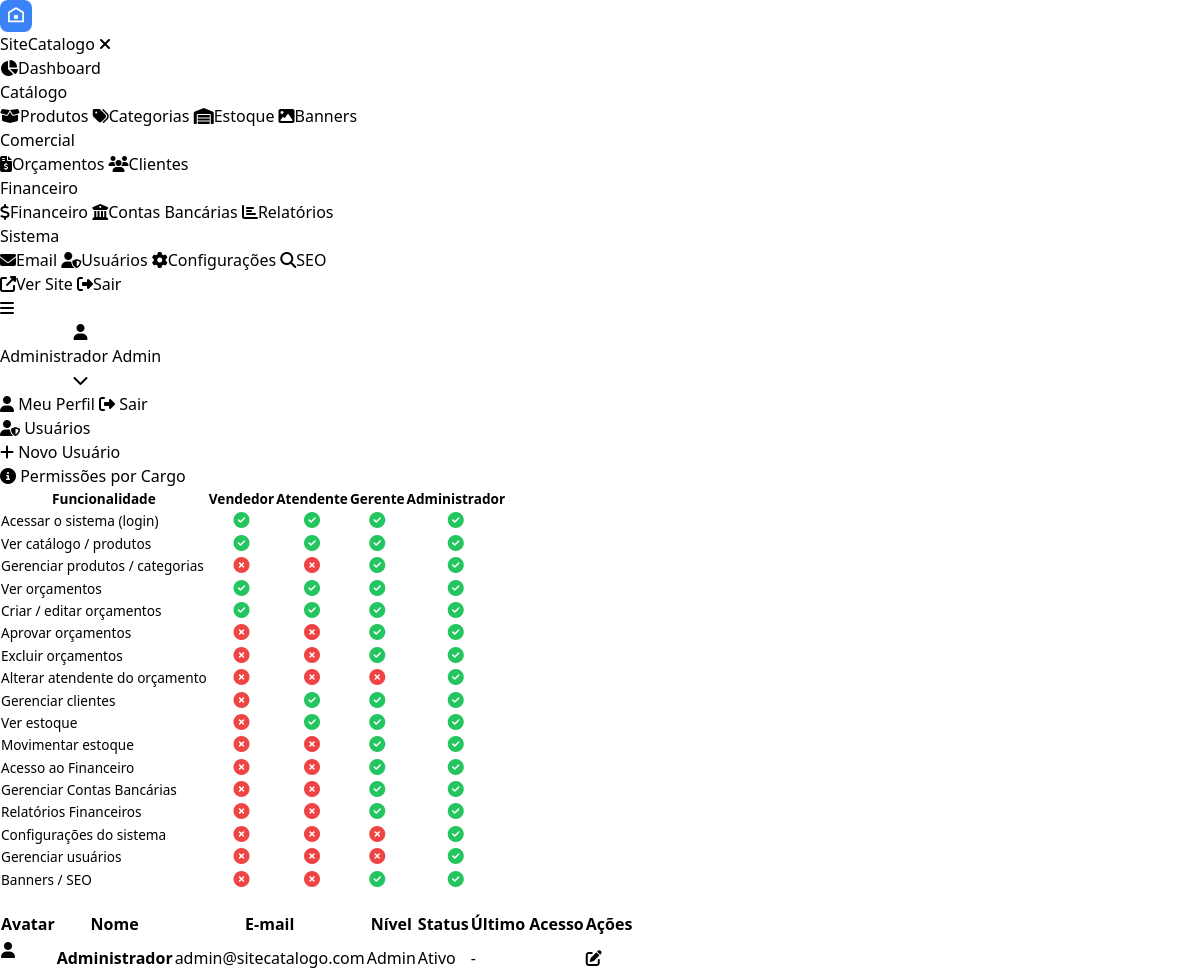
The page /admin/usuarios.php (signed in) on the database its author committed.
### tables this page shows
CREATE TABLE `sc_usuarios` (
  `id` int(11) unsigned NOT NULL AUTO_INCREMENT,
  `nome` varchar(255) NOT NULL,
  `email` varchar(255) NOT NULL,
  `senha` varchar(255) NOT NULL,
  `avatar` varchar(255) DEFAULT NULL,
  `role` enum('admin','gerente','vendedor','atendente') DEFAULT 'vendedor',
  `status` enum('ativo','inativo','bloqueado') DEFAULT 'ativo',
  `ultimo_acesso` datetime DEFAULT NULL,
  `created_at` timestamp DEFAULT CURRENT_TIMESTAMP,
  `updated_at` timestamp DEFAULT CURRENT_TIMESTAMP ON UPDATE CURRENT_TIMESTAMP,
  PRIMARY KEY (`id`),
  UNIQUE KEY `uk_email` (`email`)
);

### includes/db.php (called while the page is built, shortened)
<?php
class Database {
    private static ?PDO $instance = null;
    public static function getInstance(): PDO {
        if (self::$instance === null) {
            try {
                self::$instance = new PDO(
                    "mysql:host=" . DB_HOST . ";dbname=" . DB_NAME . ";charset=utf8mb4",
                    DB_USER,
                    DB_PASS,
                    [
                        PDO::ATTR_ERRMODE            => PDO::ERRMODE_EXCEPTION,
                        PDO::ATTR_DEFAULT_FETCH_MODE => PDO::FETCH_ASSOC,
                        PDO::ATTR_EMULATE_PREPARES   => false,
                        PDO::MYSQL_ATTR_INIT_COMMAND => "SET NAMES utf8mb4 COLLATE utf8mb4_unicode_ci"
                    ]
                );
            } catch (PDOException $e) {
                die('Erro de conexão com o banco de dados: ' . $e->getMessage());
            }
        }
        return self::$instance;
    }
    public static function prefix(string $table): string {
        return (defined('DB_PREFIX') ? DB_PREFIX : 'sc_') . $table;
    }
}
function db(): PDO {
    return Database::getInstance();
}
function table(string $name): string {
    return Database::prefix($name);
}

### includes/functions.php (called while the page is built, shortened)
<?php
require_once __DIR__ . '/db.php';
function sanitize($data): string {
    return htmlspecialchars(strip_tags(trim((string)$data)), ENT_QUOTES, 'UTF-8');
}

### admin/usuarios.php (the view, shortened to what this page needs)
<?php
require_once __DIR__ . '/includes/functions.php';
$action = $_GET['action'] ?? 'list';
$id = isset($_GET['id']) ? (int)$_GET['id'] : 0;
$usuario = null;
$usuarios = db()->query("SELECT * FROM " . table('usuarios') . " ORDER BY nome")->fetchAll();
require_once __DIR__ . '/includes/header.php';
?>
<div class="page-header">
    <h1><i class="fas fa-user-shield"></i> Usuários</h1>
    <?php if ($action !== 'new' && $action !== 'edit'): ?>
    <a href="usuarios.php?action=new" class="btn btn-primary"><i class="fas fa-plus"></i> Novo Usuário</a>
    <?php endif; ?>
</div>
<?php if ($action === 'new' || $action === 'edit'): ?>
<div class="card" style="max-width:600px;">
    <div class="card-header"><h3><i class="fas fa-user"></i> <?php echo $usuario ? 'Editar' : 'Novo'; ?> Usuário</h3></div>
    <div class="card-body">
        <form method="POST" action="usuarios.php<?php echo $id ? '?action=edit&id=' . $id : '?action=new'; ?>" enctype="multipart/form-data">
            <div class="form-group"><label>Nome *</label><input type="text" name="nome" value="<?php echo sanitize($usuario['nome'] ?? ''); ?>" required></div>
            <div class="form-group"><label>E-mail *</label><input type="email" name="email" value="<?php echo sanitize($usuario['email'] ?? ''); ?>" required></div>
            <div class="form-group"><label>Senha <?php echo $usuario ? '(deixe em branco para não alterar)' : '*'; ?></label><input type="password" name="senha"></div>
            <div class="form-row form-row-2">
                <div class="form-group">
                    <label>Nível</label>
                    <select name="role">
                        <option value="vendedor" <?php echo selected($usuario['role'] ?? 'vendedor', 'vendedor'); ?>>Vendedor</option>
                        <option value="atendente" <?php echo selected($usuario['role'] ?? '', 'atendente'); ?>>Atendente</option>
                        <option value="gerente" <?php echo selected($usuario['role'] ?? '', 'gerente'); ?>>Gerente</option>
                        <option value="admin" <?php echo selected($usuario['role'] ?? '', 'admin'); ?>>Administrador</option>
                    </select>
                </div>
                <div class="form-group">
                    <label>Status</label>
                    <select name="status">
                        <option value="ativo" <?php echo selected($usuario['status'] ?? 'ativo', 'ativo'); ?>>Ativo</option>
                        <option value="inativo" <?php echo selected($usuario['status'] ?? '', 'inativo'); ?>>Inativo</option>
                        <option value="bloqueado" <?php echo selected($usuario['status'] ?? '', 'bloqueado'); ?>>Bloqueado</option>
                    </select>
                </div>
            </div>
            <div class="form-group">
                <label>Avatar</label>
                <?php if (!empty($usuario['avatar'])): ?><img src="<?php echo uploads_url($usuario['avatar']); ?>" style="width:60px;height:60px;border-radius:50%;object-fit:cover;display:block;margin-bottom:8px;"><?php endif; ?>
                <input type="file" name="avatar" accept="image/*">
            </div>
            <div class="form-actions">
                <button type="submit" class="btn btn-primary btn-lg"><i class="fas fa-save"></i> Salvar</button>
                <a href="usuarios.php" class="btn btn-secondary btn-lg">Cancelar</a>
            </div>
        </form>
    </div>
</div>
<?php else: ?>
<div class="card" style="margin-bottom:20px;">
    <div class="card-header"><h3><i class="fas fa-info-circle" style="color:var(--primary)"></i> Permissões por Cargo</h3></div>
    <div class="table-responsive">
        <table class="table" style="font-size:0.85rem;">
            <thead><tr>
                <th>Funcionalidade</th>
                <th style="text-align:center;">Vendedor</th>
                <th style="text-align:center;">Atendente</th>
                <th style="text-align:center;">Gerente</th>
                <th style="text-align:center;">Administrador</th>
            </tr></thead>
            <tbody>
                <?php
                $perms = [
                    ['Acessar o sistema (login)', true, true, true, true],
                    ['Ver catálogo / produtos', true, true, true, true],
                    ['Gerenciar produtos / categorias', false, false, true, true],
                    ['Ver orçamentos', true, true, true, true],
                    ['Criar / editar orçamentos', true, true, true, true],
                    ['Aprovar orçamentos', false, false, true, true],
                    ['Excluir orçamentos', false, false, true, true],
                    ['Alterar atendente do orçamento', false, false, false, true],
                    ['Gerenciar clientes', false, true, true, true],
                    ['Ver estoque', false, true, true, true],
                    ['Movimentar estoque', false, false, true, true],
                    ['Acesso ao Financeiro', false, false, true, true],
                    ['Gerenciar Contas Bancárias', false, false, true, true],
                    ['Relatórios Financeiros', false, false, true, true],
                    ['Configurações do sistema', false, false, false, true],
                    ['Gerenciar usuários', false, false, false, true],
                    ['Banners / SEO', false, false, true, true],
                ];
                foreach ($perms as $row):
                    $label = array_shift($row);
                ?>
                <tr>
                    <td><?php echo $label; ?></td>
                    <?php foreach ($row as $ok): ?>
                    <td style="text-align:center;">
                        <?php if ($ok): ?>
                        <i class="fas fa-check-circle" style="color:#22c55e;font-size:1rem;"></i>
                        <?php else: ?>
                        <i class="fas fa-times-circle" style="color:#ef4444;font-size:1rem;"></i>
                        <?php endif; ?>
                    </td>
                    <?php endforeach; ?>
                </tr>
                <?php endforeach; ?>
            </tbody>
        </table>
    </div>
</div>
<div class="card">
    <div class="table-responsive">
        <table class="table">
            <thead><tr><th>Avatar</th><th>Nome</th><th>E-mail</th><th>Nível</th><th>Status</th><th>Último Acesso</th><th>Ações</th></tr></thead>
            <tbody>
                <?php foreach ($usuarios as $u): ?>
                <tr>
                    <td><div class="user-avatar" style="width:40px;height:40px;"><?php if($u['avatar']): ?><img src="<?php echo uploads_url($u['avatar']); ?>"><?php else: ?><i class="fas fa-user"></i><?php endif; ?></div></td>
                    <td><strong><?php echo sanitize($u['nome']); ?></strong></td>
                    <td><?php echo sanitize($u['email']); ?></td>
                    <td><?php echo ucfirst($u['role']); ?></td>
                    <td><span class="badge-status status-<?php echo $u['status']; ?>"><?php echo ucfirst($u['status']); ?></span></td>
                    <td><?php echo $u['ultimo_acesso'] ? format_date($u['ultimo_acesso'], 'd/m/Y H:i') : '-'; ?></td>
                    <td>
                        <a href="usuarios.php?action=edit&id=<?php echo $u['id']; ?>" class="btn btn-sm btn-primary"><i class="fas fa-edit"></i></a>
                    </td>
                </tr>
                <?php endforeach; ?>
            </tbody>
        </table>
    </div>
</div>
<?php endif; ?>
<?php require_once __DIR__ . '/includes/footer.php'; ?>

### rows shown on the page
sc_usuarios: nome "Administrador", email "admin@sitecatalogo.com", role "Admin", status "Ativo"

### other values the page prints
$site_name "SiteCatalogo"
$admin_nome "Administrador"
$admin_nivel "Admin"
$label "Acessar o sistema (login)"
$label "Ver catálogo / produtos"
$label "Gerenciar produtos / categorias"
$label "Ver orçamentos"
$label "Criar / editar orçamentos"
$label "Aprovar orçamentos"
$label "Excluir orçamentos"
$label "Alterar atendente do orçamento"
$label "Gerenciar clientes"
$label "Ver estoque"
$label "Movimentar estoque"
$label "Acesso ao Financeiro"
